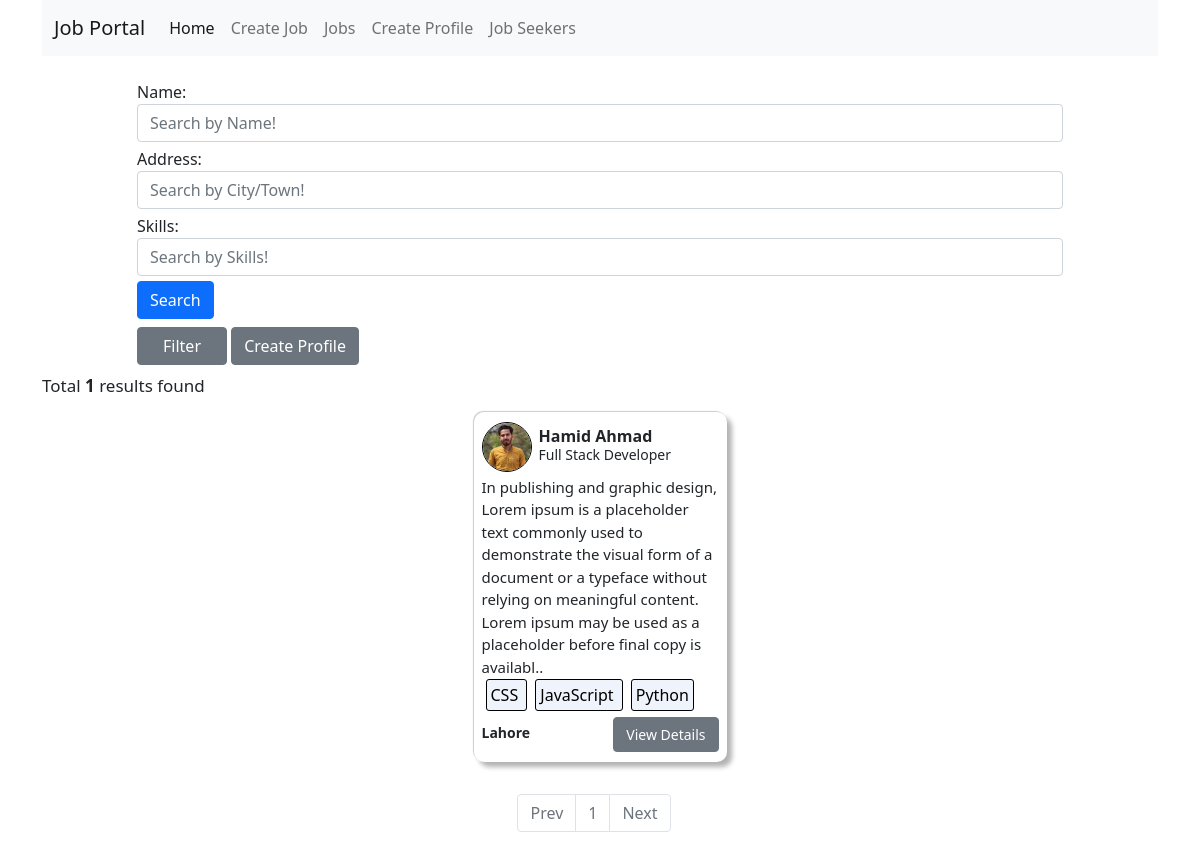
Before: /jobs/professionals/ with the older database file.
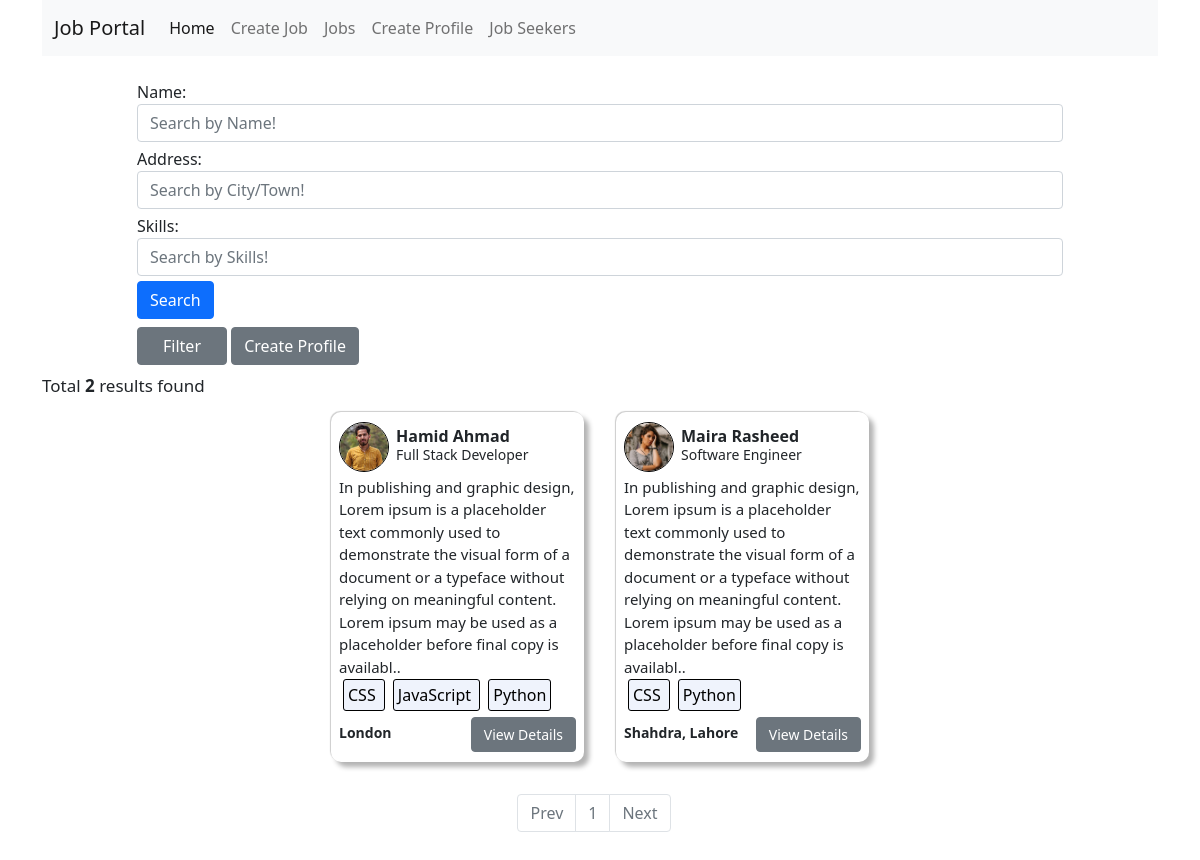
After: the same page with the newer database file.
### jobs/models.py (models this page shows)
class CreateEmployeeModel(models.Model):
    Language_Choices=[
        ('Urdu','Urdu'),
        ("English","English"),
        ('German', 'German'),
        ('Punjabi', 'Punjabi'),
        ('Hindi',"Hindi"),
        ('French', 'French')
    ]
    Work_Experience=[
        ("None", "None"),
        ("6 Month", "6 Month"),
        ("1 Year", "1 Year"),
        ("2-3 years", "2-3 Years"),
        ("3-5 Years", "3-5 Years"),
        ("5-7 Years", "5-7 Years"),
        ("7-10 Years", "7-10 Years"),
        ("10-12 Years", "10-12 Years"),
        ("12-15 Years", "12-15 Years"),
        ("15+ Years", "15+ Years"),
    ]
    employeeName=models.CharField(max_length=50, null=False, blank=False, default=None,)
    employeeEmail=models.EmailField( null=False, blank=False, default=None,)
    employeePhone=models.CharField(max_length=11, blank=False, null=False, default=None)
    employeeCity=models.CharField(max_length=25, blank=False, null=False)
    employeeAddress=models.CharField(max_length=200, blank=False, null=False, default=None)
    employeeProfession=models.CharField(max_length=25, blank=True, null=True)
    employeeSkills=models.CharField(max_length=300, blank=False, null=False, default=None)
    employeeEducation=models.CharField(max_length=200, blank=False, null=False, default=None)
    employeeWorkExperience=models.CharField(max_length=200, blank=False, null=False, default=None)
    employeeWorkExperienceYear=models.CharField(choices=Work_Experience,max_length=15, default="None", blank=False, null=False,)
    employeeLanguages=models.CharField( null=False,blank=False,default="Urdu", max_length=60)
    employeeProfessionalSummary=models.CharField(max_length=300, blank=True, null=False, default=None)
    employeeImage=models.ImageField(upload_to='employeeImages/', default=None)
    employeeFacebook=models.CharField(max_length=150, null=False, blank=True)
    employeeInstagram=models.CharField(max_length=150, null=False, blank=True)
    employeeLinkedIn=models.CharField(max_length=150, null=False, blank=True)
    employeeGithub=models.CharField(max_length=150, null=False, blank=True)
    employeeSlug=AutoSlugField(populate_from='employeeName', unique=True, null=True, default=None)
    employeeResume=models.FileField(upload_to='resume/')

### jobs/views.py (the view, shortened to what this page needs)
# urls.py: path('professionals/', views.Professionals, name='professionals'),
def Professionals(request):
    try:
        searchMenu=ProfessionalSearch() #get profiles of job seeker(users)
        professionals=CreateEmployeeModel.objects.all()
        result_num=professionals.count()
        if(professionals):
            paginator=Paginator(professionals,8)
            page_number= request.GET.get('page')
            data= paginator.get_page(page_number)
            pages=data.paginator.num_pages
            print(pages)
            return render(request, 'employee/professionals.html', {'total':result_num,'data':data, 'form':searchMenu,
                                                                    'pages':[n+1 for n in range(pages)] })
        return render(request, 'employee/professionals.html', {'data':data, 'form':searchMenu})
    except:
        messages.error(request, "Internal Server Error / No job seeker profile exists.")
        return redirect('/jobs/createemployeeprofile')

### jobs/job_forms.py
class  ProfessionalSearch(forms.Form):
    searchProfessionalName=forms.CharField(label="Name",max_length=20, required=False, widget=forms.TextInput(attrs={"class":"form-control", "placeholder":"Search by Name!"}))
    searchProfessionalAddress=forms.CharField(label="Address",max_length=20, required=False, widget=forms.TextInput(attrs={"class":"form-control", "placeholder":"Search by City/Town!"}))
    searchProfessionalSkills=forms.CharField(label="Skills",max_length=30, required=False, widget=forms.TextInput(attrs={"class":"form-control", "placeholder":"Search by Skills!"}))

### jobs/templatetags/filter.py (called while the page is built)
def split(value, arg):
    return value.split(arg)

def remove_sym(value):
    if '[' in value:
        value= value.replace("[", "")
    if ']' in value:
        value= value.replace("]", "")
    if '"' in value:
        value= value.replace('"', '')
    if "'" in value:
        value= value.replace("'", "")
    return value

### templates/employee/professionals.html (shortened to what the changed rows need)
{% extends '../base.html' %}
{% block content %}
{% load filter %}
    <div class="container">
        <div class="row professionals_container d-flex justify-content-center mt-4">
            {%if total %}
                <p style="font-size:17px">Total <b>{{total}}</b> results found </p>
            {% endif %}
            {% if data %}
                {% for i in data %}
            <div class="col-md-6 col-xl-3 col-lg-4 professionals_area" >
                <div class="mx-1 my-2"  style="box-shadow: 5px 5px 5px rgba(0,0,0,0.3), -1px -1px 1px rgba(0,0,0,0.2); border-radius: 10px; padding: 10px 8px;">
                    <div class="d-flex align-items-center" style="display: flex;">
                        <div style="width: 50px; height: 50px;margin-right: 7px; ">
                            <img style="width: 100%; height: 100%;  border-radius:50%; border: 1px solid black; " src="
                            {% if i.employeeImage %}
                            /media/{{i.employeeImage}}
                            {% else %} /media/employeeImages/dummy_man.png  {%   endif %}"
                            alt="">
                        </div>
                        <div  >
                            <p style=" line-height: 12px;margin: 0px; padding-top: 3px;"><b>{{i.employeeName}}</b></p>
                            <small style="line-height: 10px; ">{{i.employeeProfession}}</small>
                        </div>
                    </div>
                    <div class="second_professional_area my-1" style="font-size: 15px;">
                        <p>{{i.employeeProfessionalSummary |slice:"0:250"}}..</p>
                    </div>
                    <div class="professional_skills" style="margin-bottom: 10px;">
                        {% with i.employeeSkills|split:"," as skills%}
                            {% for skill in skills %}
                            {% if forloop.counter > 1 and forloop.counter < 5 %}
                            <p class="m-1 p-1" style="border: 1px solid black; background: #EFF3FC; color: black; display: inline; border-radius: 3px;">
                                {{skill|remove_sym}}
                            </p>
                            {% endif %}
                            {% endfor %}
                        {% endwith %}
                    </div>
                    <div class="professional_address " style="display: flex; justify-content: space-between; align-items: center;">
                        <p style="font-size: 14px;"><b>{{i.employeeCity}}</p></b><button style="font-size: 14px;" class="btn btn-secondary"><a style="color: white; text-decoration: none;" href="/jobs/professionaldetails/{{i.employeeSlug}}/">View Details</a></button>
                    </div>
                </div>
            </div>
                {% endfor %}
            {% else %}
            <div class="col-md-8">
                <h3 class="text-center">
                    No data Found!
                </h3>
            </div>
            {% endif %}
        </div>
    </div>
{% endblock  %}

Changed rows visible on the page:
changed CreateEmployeeModel "Hamid Ahmad": employeeCity "Lahore" → "London"
added CreateEmployeeModel: employeeImage (picture), employeeName "Maira Rasheed", employeeProfession "Software Engineer", employeeProfessionalSummary "In publishing and graphic design, Lorem ipsum is a placeholder text commonly used to demonstrate the visual form of a document or a typeface without relying on meaningful content. Lorem ipsum may be used as a placeholder before final copy is availabl", skills "CSS" "Python", employeeCity "Shahdra, Lahore"
Other visible differences:
{{ total }}: "1" → "2"
